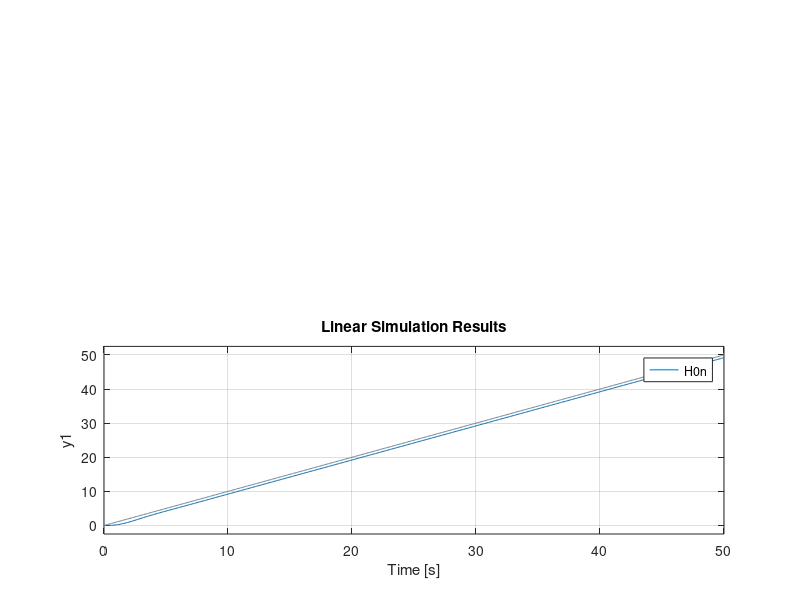
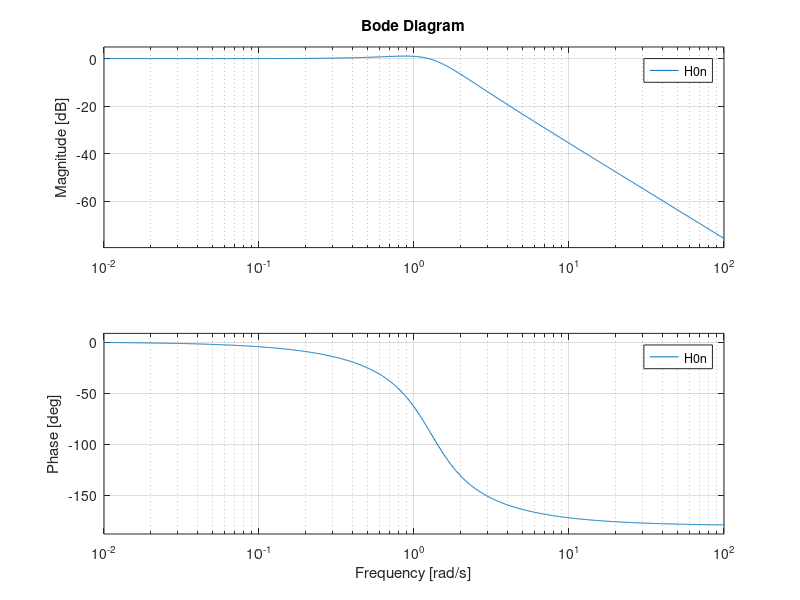

Source code (MATLAB) for these figures, in order:
%a)
Hf=tf([2],[2 1 0]);

%cerinte
estp=0;
tr=6;
sigma=0.15;
cv=1;
wb=2;

%rezolvare
zeta=-log(sigma)/sqrt(pi^2+(log(sigma))^2);
wn=4/(tr*zeta);
cv=wn/(2*zeta);
estv=1/cv;
wb=wn*sqrt(1-2*zeta^2+sqrt(2-4*zeta^2+4*zeta^4));
H0=tf(wn^2, [1 2*zeta*wn wn^2]);

Hc=1/Hf*H0/(1-H0);
Hc=minreal(Hc)

H0n=feedback(series(Hc,Hf),1);
subplot(2,1,1)
step(H0n)
t=0:0.1:50;
subplot(2,1,2)
lsim(H0n,t,t)

figure
bode(H0n)
